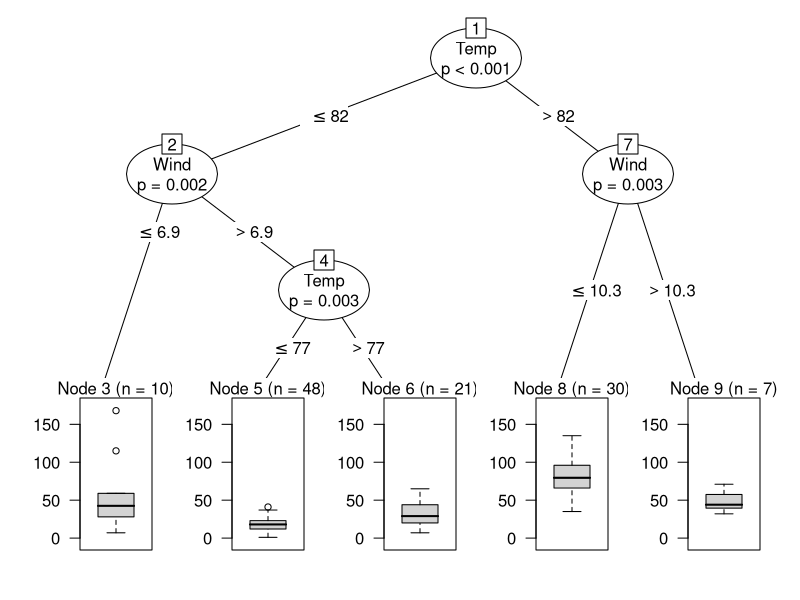
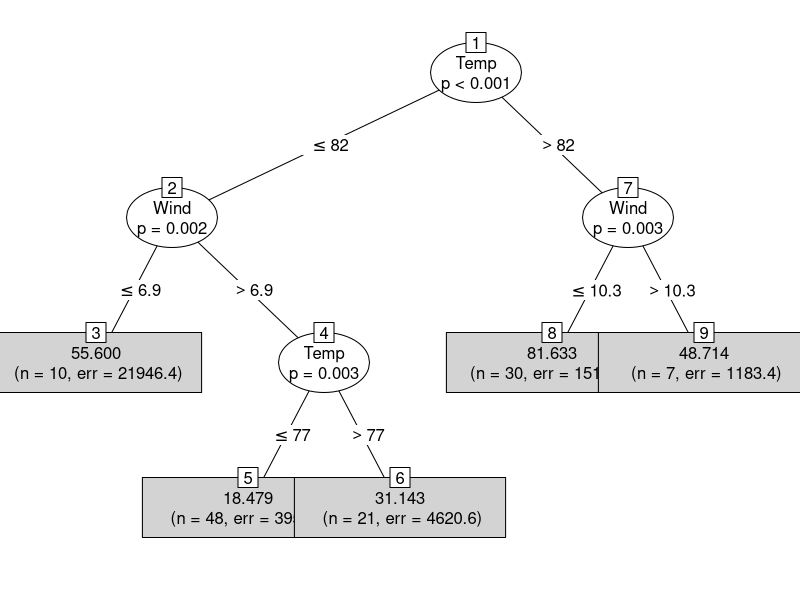
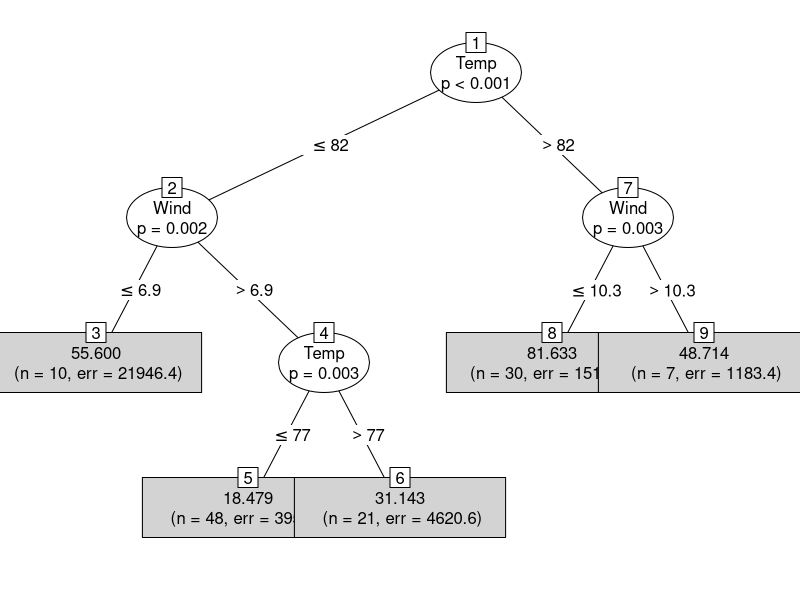
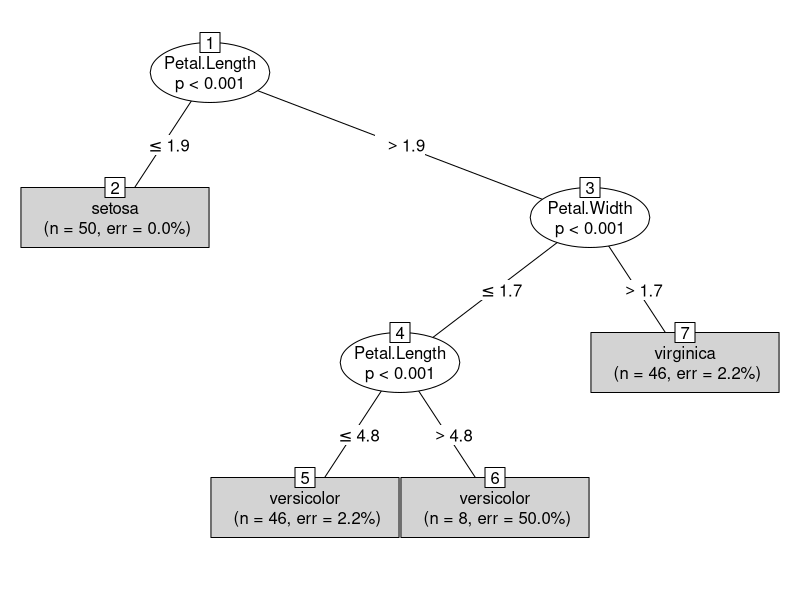

These figures' R source, in order:
#ctree - Classification and Regression
library(partykit) # use this to model, can also use party but that will give different output

head(airquality)
### regression----
airq <- subset(airquality, !is.na(Ozone))
head(airq)
airct <- ctree(Ozone ~ ., data = airq)
airct  
plot(airct)
plot(airct, type='simple')
plot(as.simpleparty(airct))   #when partykit is used to model

library("strucchange")
strucchange::sctest(airct, node = 1)
strucchange::sctest(airct, node = c(2,7,4,9))



predict(airct)
mean((airq$Ozone - predict(airct))^2)  #error
nodeids(airct,2)
nodeids(airct)
nodeids(airct, terminal=T)
nodeids(airct, from=2, terminal=T)
nodeids(airct,1,5)


#party
#party::ctree(Ozone ~ ., data = airq)


### classification ---
irisct <- partykit::ctree(Species ~ .,data = iris)
irisct
plot(irisct, type='simple')
#the p value decide which should be split the one who has less p value will split 
strucchange::sctest(irisct, node = 1)
strucchange::sctest(irisct, node = c(3,4,7))
#7 not significant
nodeapply(irisct, ids = nodeids(irisct), function(n) info_node(n)$p.value)




table(predict(irisct), iris$Species)
### estimated class probabilities, a list
(tr <- predict(irisct, newdata = iris[1:10,], type = "prob"))
(tr <- predict(irisct, newdata = iris, type = "prob"))

(tr2 <- predict(irisct, newdata = iris[1:10,], type = "response"))
head(iris)
